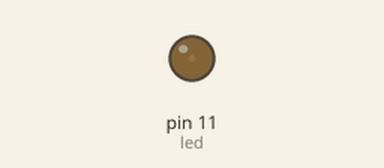
Recording of a sketch running on a simulated Arduino Uno, built with avr-gcc and run on an emulated ATmega328P. Parts: output pins drawn as LEDs (lit = HIGH).

Above: at 0.05 s.
At 0.95 s:
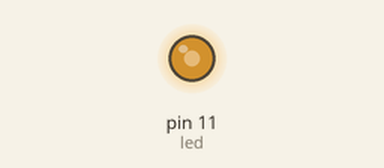
At 1.4 s:
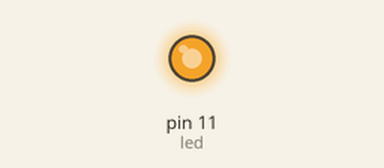
At 2.75 s:
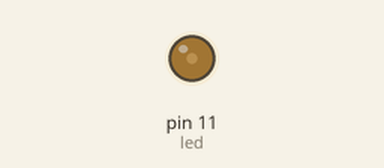
Timing chart, 0 to 7.0 s (numbered marks = the images above):
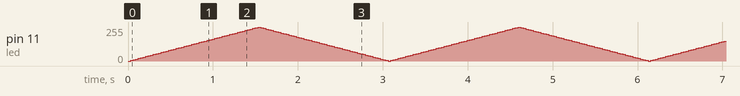

The sketch:

02_02.ino
```cpp
int led = 11;           // the pin that the LED is attached to
int brightness = 0;     // how bright the LED is
int steps = 5;          // how many points to fade the LED by

void setup() {
  pinMode(led, OUTPUT);
}

void loop() {
  // Setting brightness of LED:
  analogWrite(led, brightness);

  // change the brightness for next time through the loop:
  brightness = brightness + steps;

  // When brightness value reaches either 0 or 255, reverse direction of fading
  if (brightness == 0 || brightness == 255) {
    steps = -steps ;
  }

  // wait for 30 milliseconds to see the dimming effect
  delay(30);
}
```
